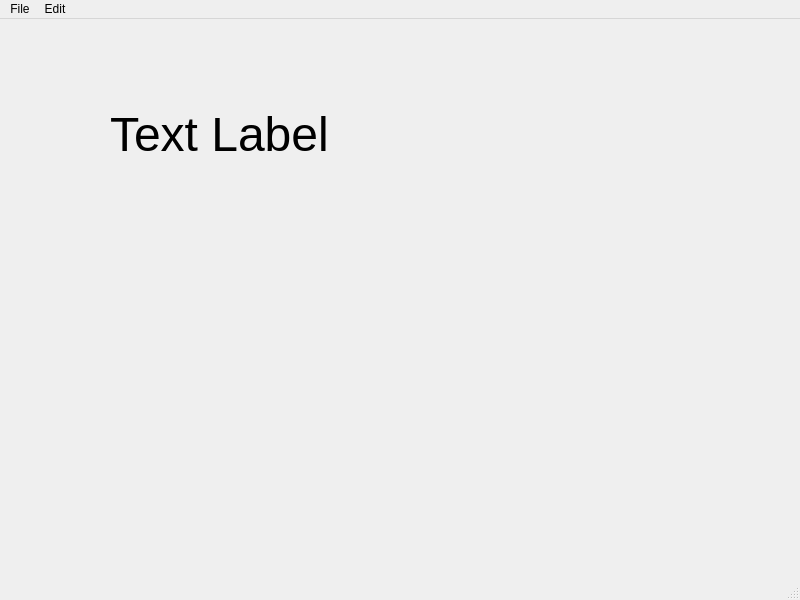
<?xml version="1.0" encoding="UTF-8"?>
<ui version="4.0">
 <class>MainWindow</class>
 <widget class="QMainWindow" name="MainWindow">
  <property name="geometry">
   <rect>
    <x>0</x>
    <y>0</y>
    <width>800</width>
    <height>600</height>
   </rect>
  </property>
  <property name="windowTitle">
   <string>MainWindow</string>
  </property>
  <widget class="QWidget" name="centralwidget">
   <widget class="QLabel" name="label">
    <property name="geometry">
     <rect>
      <x>110</x>
      <y>50</y>
      <width>531</width>
      <height>131</height>
     </rect>
    </property>
    <property name="font">
     <font>
      <pointsize>36</pointsize>
     </font>
    </property>
    <property name="text">
     <string>Text Label</string>
    </property>
   </widget>
  </widget>
  <widget class="QMenuBar" name="menubar">
   <property name="geometry">
    <rect>
     <x>0</x>
     <y>0</y>
     <width>800</width>
     <height>21</height>
    </rect>
   </property>
   <widget class="QMenu" name="menuFile">
    <property name="title">
     <string>File</string>
    </property>
    <addaction name="actionNew"/>
    <addaction name="actionSave"/>
   </widget>
   <widget class="QMenu" name="menuEdit">
    <property name="title">
     <string>Edit</string>
    </property>
    <addaction name="actionCopy"/>
    <addaction name="actionPaste"/>
   </widget>
   <addaction name="menuFile"/>
   <addaction name="menuEdit"/>
  </widget>
  <widget class="QStatusBar" name="statusbar"/>
  <action name="actionNew">
   <property name="text">
    <string>New</string>
   </property>
   <property name="statusTip">
    <string>Create a new file</string>
   </property>
   <property name="shortcut">
    <string>Ctrl+N</string>
   </property>
  </action>
  <action name="actionSave">
   <property name="text">
    <string>Save</string>
   </property>
   <property name="statusTip">
    <string>Save a file</string>
   </property>
   <property name="shortcut">
    <string>Ctrl+S</string>
   </property>
  </action>
  <action name="actionCopy">
   <property name="text">
    <string>Copy</string>
   </property>
   <property name="statusTip">
    <string>Copy a file</string>
   </property>
   <property name="shortcut">
    <string>Ctrl+C</string>
   </property>
  </action>
  <action name="actionPaste">
   <property name="text">
    <string>Paste</string>
   </property>
   <property name="statusTip">
    <string>Paste a file</string>
   </property>
   <property name="shortcut">
    <string>Ctrl+V</string>
   </property>
  </action>
 </widget>
 <resources/>
 <connections/>
</ui>
